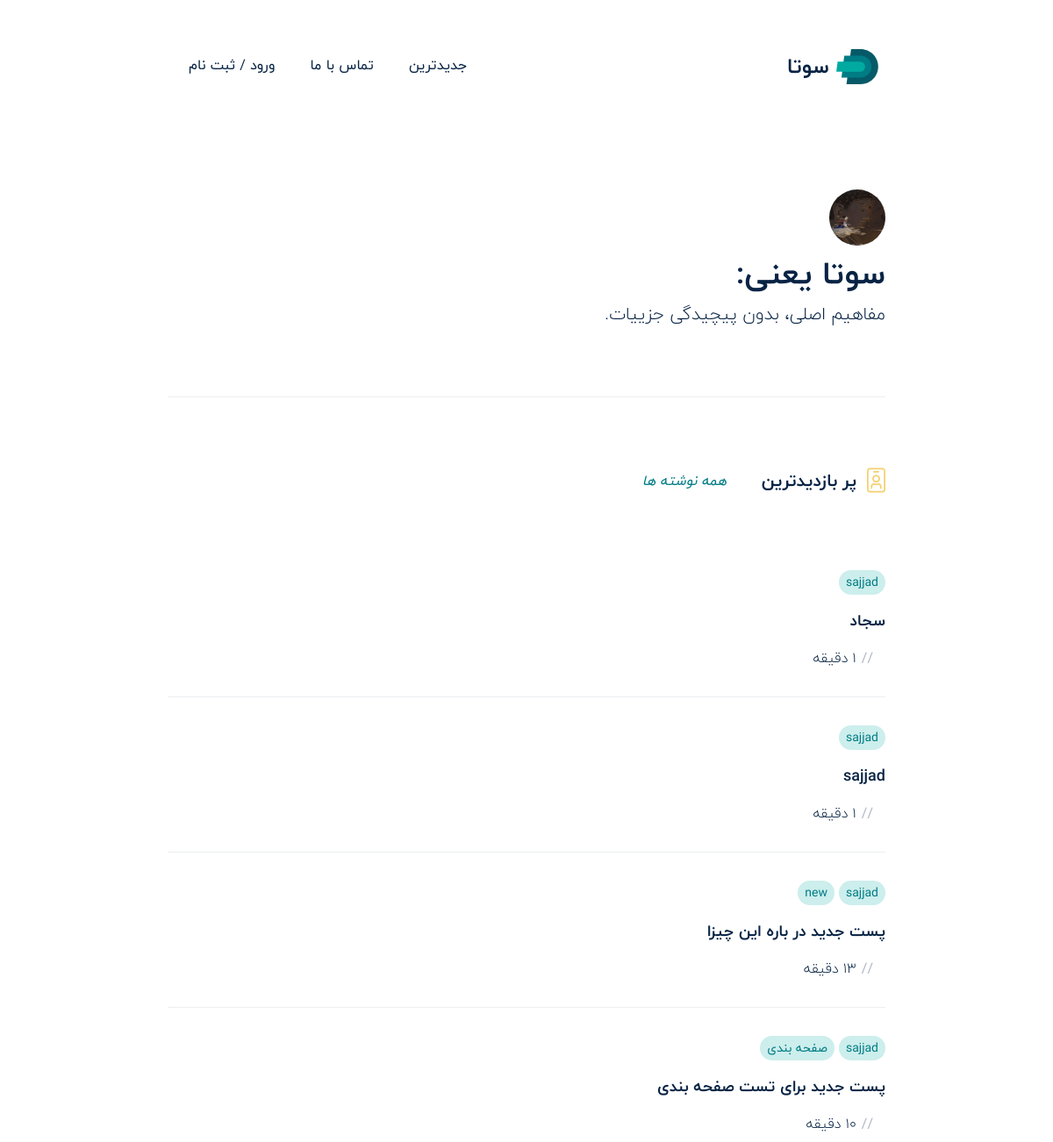
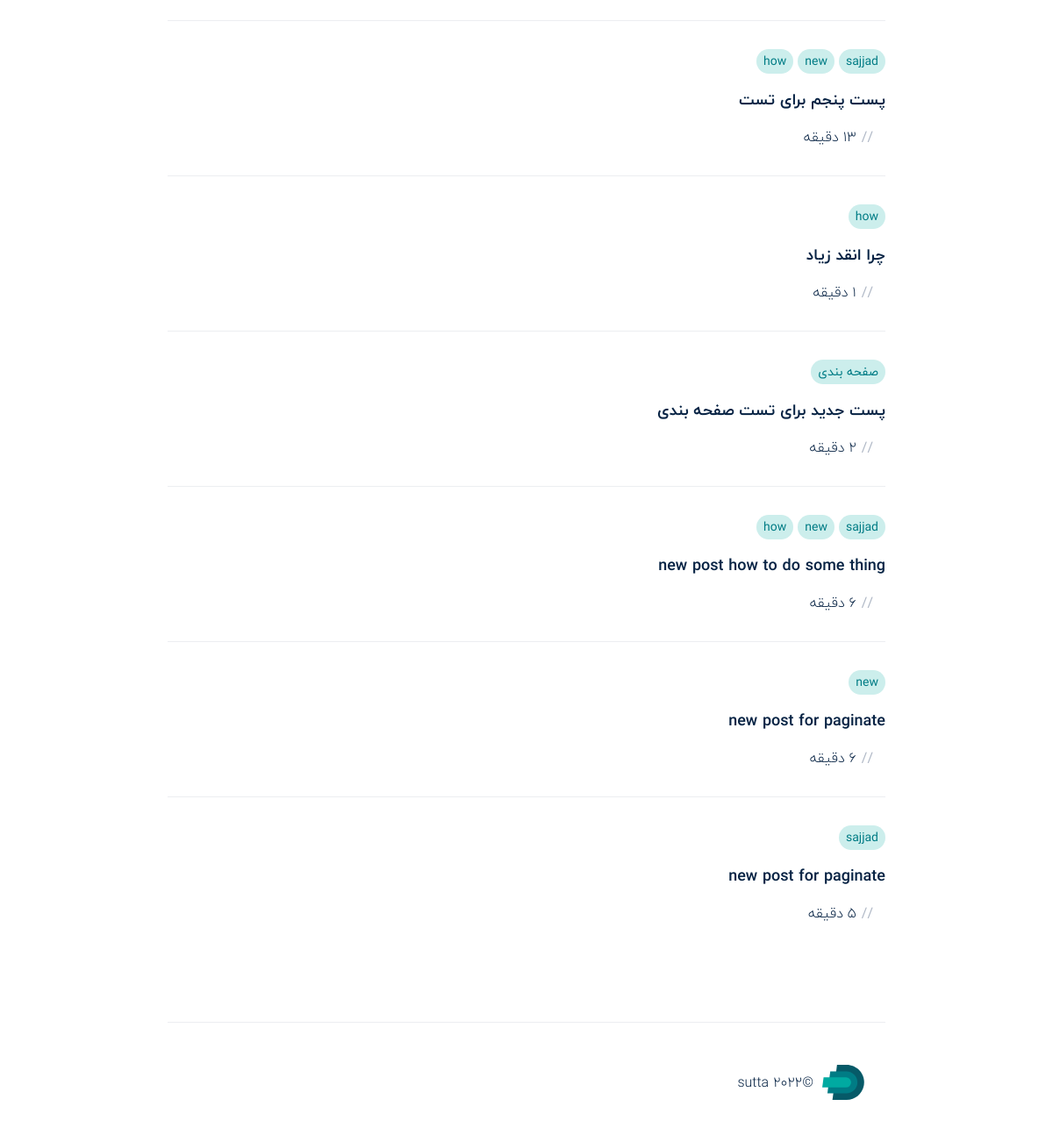
The page / on the database its author committed (2 pictures, top to bottom).
### blog/models.py (models this page shows, shortened)
class Category(models.Model):
    name = models.CharField(max_length=255)

class Post(models.Model):
    title = models.CharField(max_length=255)
    content = CKEditor5Field('Text', config_name='extends')
    slug = models.SlugField(max_length=255, unique=True)
    tags = TaggableManager()
    image = models.ImageField(upload_to='blog/', max_length=5000, null=True, blank=True)
    view_count = models.IntegerField(default=0)
    status = models.CharField(max_length=2, choices=Status.choices, default=Status.PUBLISHED)
    login_required = models.BooleanField(default=False)
    published_date = models.DateTimeField(default=datetime.now, blank=True)
    created_at = models.DateTimeField(auto_now_add=True)
    updated_at = models.DateTimeField(auto_now=True)
    author = models.ForeignKey(User, on_delete=models.CASCADE, null=True)
    categories = models.ManyToManyField(Category)
    default_manager = models.Manager()
    objects = Published()
    @property
    def min_read(self):
        string = self.title + unescape(strip_tags(self.content))
        total_words = len(string.split())
        return math.ceil(total_words / 80)
    @property
    def jalali_created_at(self):
        return datetime2jalali(self.created_at).strftime('%Y/%m/%d')
    def get_absolute_url(self):
        return reverse('blog:show-post', kwargs={'slug': self.slug, 'pid': self.id})
    class Meta:
        ordering = ['-created_at']
        get_latest_by = ['created_at']

### website/views.py (the view)
# urls.py: path('', index, name='home'),
def index(request: HttpRequest) -> HttpResponse:
    return render(request, 'website/index.html')

### blog/models.py (called while the page is built)
    def get_queryset(self):
        return super(Published, self).get_queryset().filter(status='pu').filter(published_date__lt=datetime.now())

### blog/templatetags/blog_tags.py (called while the page is built)
@register.simple_tag()
def show_group_posts(take=5):
    return Post.objects.all().prefetch_related('categories').order_by('-view_count')[:take]

### templates/website/index.html (shortened to what this page needs)
{% extends "../_base.html" %}
{% load blog_tags %}
{% load static %}
{% block content %}
<div>
    <div class="container mx-auto">
        <div class="border-b border-grey-lighter py-16 lg:py-20">
            <div>
                <img src="{% static 'img/author.jpg' %}" class="h-16 w-16 rounded-full" alt="author"/>
            </div>
            <h1
                    class="pt-3 font-body text-4xl font-semibold text-primary dark:text-white text-lg"
            >
                سوتا یعنی:
            </h1>
            <p class="pt-3 font-body text-xl font-light text-primary dark:text-white">
                مفاهیم اصلی، بدون پیچیدگی جزییات.
            </p>
        </div>
        <div class="py-16 lg:py-20">
            <div class="flex items-center pb-6">
                <img src="{% static 'img/icon-story.png' %}" alt="icon story"/>
                <h3
                        class="mr-3 font-body text-xl font-semibold text-primary dark:text-white"
                >
                    پر بازدیدترین
                </h3>
                <a
                        href="{% url "blog:all-posts" %}"
                        class="flex items-center pr-10 font-body italic text-green transition-colors hover:text-secondary dark:text-green-light dark:hover:text-secondary"
                >
                    همه نوشته ها
                </a>
            </div>
            <div>
                {% show_group_posts take=10 as posts %}
                {% include "blog/show-group-posts.html" with posts=posts %}
            </div>
        </div>
    </div>
</div>
{% endblock content %}

### templates/_base.html (shortened to what this page needs)
{% load compress %}
{% load static %}
<html lang="en">
<head>
    <link
            rel="stylesheet"
            href="https://cdnjs.cloudflare.com/ajax/libs/highlight.js/10.5.0/styles/atom-one-dark.min.css"
    />
    <link rel="stylesheet" href="https://cdn.jsdelivr.net/npm/@mdi/font@5.4.55/css/materialdesignicons.min.css">
    {% compress css %}
    <link rel="stylesheet" href="{% static 'src/output.css' %}">
    {% endcompress %}
    <link rel="stylesheet" href="{% static 'src/fonts.css' %}">
</head>
<body
        x-data="global()"
        x-init="themeInit()"
        :class="isMobileMenuOpen ? 'max-h-screen overflow-hidden relative' : ''"
        class="dark:bg-primary"
        dir="rtl"
>
<div class="w-full mx-auto mt-4 font-body">
    <div id="main">
        {% include 'layouts/header.html' %}
        {% block content %}
        {% endblock content %}
        {% include 'layouts/footer.html' %}
    </div>
</div>
</body>
</html>

### templates/layouts/header.html (shortened to what this page needs)
{% load static %}
<div class="container mx-auto">
    <div class="flex items-center justify-between py-6 lg:py-10">
        <a href="{% url 'website:home' %}" class="flex items-center">
      <span class="mr-2">
        <img src="{% static 'img/logo.svg' %}" alt="logo"/>
      </span>
            <p
                    class="font-body text-2xl font-bold text-primary dark:text-white lg:block mr-2"
            >
                سوتا
            </p>
        </a>
        <div class="hidden lg:block">
            <ul class="flex items-center">
                <li class="group relative mr-6 mb-1">
                    <a
                            href="{% url "blog:all-posts" %}"
                            class="relative z-30 block px-2 font-body text-base font-medium text-primary transition-colors group-hover:text-green dark:text-white dark:group-hover:text-secondary"
                    >جدیدترین</a
                    >
                </li>
                <li class="group relative mr-6 mb-1">
                    <a
                            href="/contact"
                            class="relative z-30 block px-2 font-body text-base font-medium text-primary transition-colors group-hover:text-green dark:text-white dark:group-hover:text-secondary"
                    >تماس با ما</a
                    >
                </li>
                <li class="group relative mr-6 mb-1">
                    {% if not request.user.is_authenticated %}
                        <a
                                href="{% url "customuser:login-or-register" %}"
                                class="relative z-30 block px-2 font-body text-base font-medium text-primary transition-colors group-hover:text-green dark:text-white dark:group-hover:text-secondary"
                        >ورود / ثبت نام</a>
                    {% endif %}
                </li>
            </ul>
        </div>
    </div>
</div>

### templates/blog/show-group-posts.html (shortened to what this page needs)
<div class="pt-8">
{% if posts %}
    {% for post in posts %}
        <div class="{% if not forloop.last %} border-b {% endif %} border-grey-lighter py-8">
        {% for category in post.categories.all %}
        <span
                class="mb-4 inline-block rounded-full bg-green-light px-2 py-1 font-body text-sm text-green"
        >
            {{ category.name }}
        </span>
        {% endfor %}
        <a
                href="{{ post.get_absolute_url }}"
                class="block font-body text-lg font-semibold text-primary transition-colors hover:text-green dark:text-white dark:hover:text-secondary"
        >
           {{ post.title }}
        </a>
        <div class="flex items-center pt-4">
            <span class="font-body text-grey dark:text-white px-1.5">//</span>
            <p class="pl-2 font-body font-light text-primary dark:text-white">
                {{ post.min_read }} دقیقه
            </p>
        </div>
    </div>
    {% endfor %}
    {% else %}
    <span class="w-full flex justify-center font-bold text-secondary">
    موردی وجود ندارد!
    </span>
{% endif %}
</div>

### templates/layouts/footer.html
{% load static %}
<div class="container mx-auto w-full">
    <div
            class="flex flex-col w-full items-center justify-between border-t border-grey-lighter py-10 sm:flex-row sm:py-12"
    >
        <div class="flex flex-col items-center justify-center sm:flex-row">
            <a href="/" class="sm:mr-6">
                <img src="{% static 'img/logo.svg' %}" alt="logo"/>
            </a>
            <p class="pt-5 mr-2.5 font-body font-light text-primary dark:text-white sm:pt-0">
                ©2022 sutta
            </p>
        </div>
        <div class="flex items-center justify-center pt-5 sm:mr-0 sm:pt-0">
            <a href="https://www.linkedin.com/in/sajjad-nasiri-422869210/" target="_blank">
                <i
                        class="text-4xl text-primary dark:text-white pl-5 hover:text-secondary dark:hover:text-secondary transition-colors mdi mdi-linkedin"
                ></i>
            </a>
        </div>
    </div>
</div>

### rows shown on the page
Post: title "سجاد"
Category: name "sajjad"
Post: title "sajjad"
Post: title "پست جدید در باره این چیزا"
Category: name "new"
Post: title "پست جدید برای تست صفحه بندی"
Category: name "صفحه بندی"
Post: title "پست پنجم برای تست"
Category: name "how"
Post: title "چرا انقد زیاد"
Post: title "پست جدید برای تست صفحه بندی"
Post: title "new post how to do some thing"
Post: title "new post for paginate"
Post: title "new post for paginate", min_read "5"
